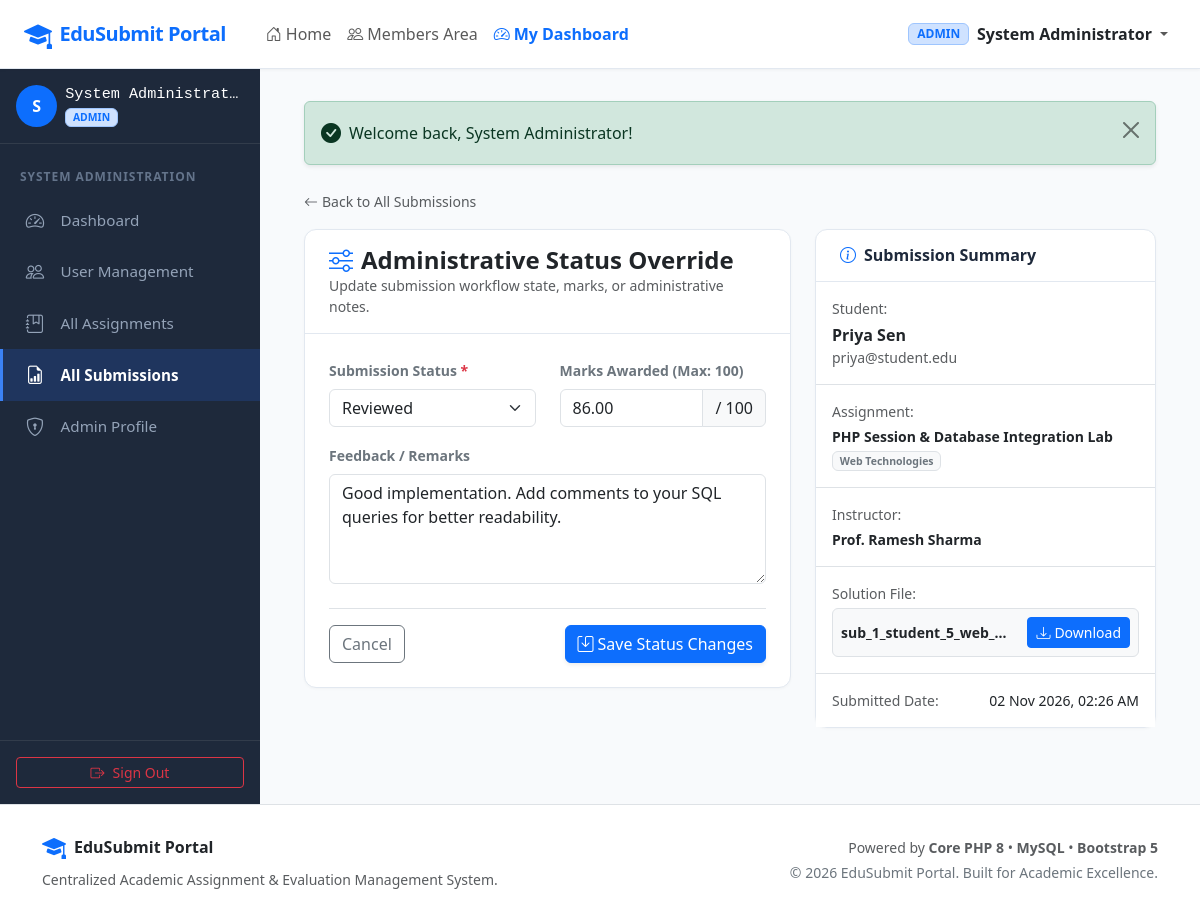
The page /admin/update_status.php?id=2 (signed in) on the database its author committed.
### tables this page shows
CREATE TABLE `submissions` (
  `id` INT UNSIGNED AUTO_INCREMENT PRIMARY KEY,
  `student_id` INT UNSIGNED NOT NULL,
  `assignment_id` INT UNSIGNED NOT NULL,
  `file` VARCHAR(255) NOT NULL,
  `student_notes` TEXT DEFAULT NULL,
  `submit_date` TIMESTAMP DEFAULT CURRENT_TIMESTAMP,
  `marks` DECIMAL(5,2) DEFAULT NULL,
  `feedback` TEXT DEFAULT NULL,
  `status` ENUM('Pending', 'Reviewed', 'Completed') NOT NULL DEFAULT 'Pending',
  `evaluated_at` DATETIME DEFAULT NULL,
  `evaluated_by` INT UNSIGNED DEFAULT NULL,
  `updated_at` TIMESTAMP DEFAULT CURRENT_TIMESTAMP ON UPDATE CURRENT_TIMESTAMP,
  INDEX `idx_submissions_status` (`status`),
  INDEX `idx_submissions_student` (`student_id`),
  INDEX `idx_submissions_assignment` (`assignment_id`),
  UNIQUE KEY `unique_student_assignment` (`student_id`, `assignment_id`),
  CONSTRAINT `fk_submissions_student`
    FOREIGN KEY (`student_id`)
    REFERENCES `users` (`id`)
    ON DELETE CASCADE
    ON UPDATE CASCADE,
  CONSTRAINT `fk_submissions_assignment`
    FOREIGN KEY (`assignment_id`)
    REFERENCES `assignments` (`id`)
    ON DELETE CASCADE
    ON UPDATE CASCADE,
  CONSTRAINT `fk_submissions_evaluator`
    FOREIGN KEY (`evaluated_by`)
    REFERENCES `users` (`id`)
    ON DELETE SET NULL
    ON UPDATE CASCADE
);

CREATE TABLE `assignments` (
  `id` INT UNSIGNED AUTO_INCREMENT PRIMARY KEY,
  `teacher_id` INT UNSIGNED NOT NULL,
  `title` VARCHAR(200) NOT NULL,
  `subject` VARCHAR(100) NOT NULL,
  `description` TEXT NOT NULL,
  `deadline` DATETIME NOT NULL,
  `file` VARCHAR(255) DEFAULT NULL,
  `max_marks` INT UNSIGNED NOT NULL DEFAULT 100,
  `created_at` TIMESTAMP DEFAULT CURRENT_TIMESTAMP,
  `updated_at` TIMESTAMP DEFAULT CURRENT_TIMESTAMP ON UPDATE CURRENT_TIMESTAMP,
  INDEX `idx_assignments_subject` (`subject`),
  INDEX `idx_assignments_deadline` (`deadline`),
  INDEX `idx_assignments_teacher` (`teacher_id`),
  CONSTRAINT `fk_assignments_teacher`
    FOREIGN KEY (`teacher_id`)
    REFERENCES `users` (`id`)
    ON DELETE CASCADE
    ON UPDATE CASCADE
);

CREATE TABLE `users` (
  `id` INT UNSIGNED AUTO_INCREMENT PRIMARY KEY,
  `name` VARCHAR(100) NOT NULL,
  `email` VARCHAR(150) NOT NULL UNIQUE,
  `password` VARCHAR(255) NOT NULL,
  `role` ENUM('admin', 'teacher', 'student') NOT NULL DEFAULT 'student',
  `phone` VARCHAR(20) DEFAULT NULL,
  `bio` TEXT DEFAULT NULL,
  `avatar` VARCHAR(255) DEFAULT NULL,
  `status` ENUM('active', 'inactive') NOT NULL DEFAULT 'active',
  `created_at` TIMESTAMP DEFAULT CURRENT_TIMESTAMP,
  `updated_at` TIMESTAMP DEFAULT CURRENT_TIMESTAMP ON UPDATE CURRENT_TIMESTAMP,
  INDEX `idx_users_role` (`role`),
  INDEX `idx_users_email` (`email`)
);

### admin/update_status.php (the view, shortened to what this page needs)
<?php
require_once __DIR__ . '/../config/config.php';
$submissionId = (int)($_GET['id'] ?? ($_POST['id'] ?? 0));
$pdo = getDBConnection();
$stmt = $pdo->prepare("
    SELECT s.*,
           u.name AS student_name,
           u.email AS student_email,
           a.title AS assignment_title,
           a.subject,
           a.max_marks,
           t.name AS teacher_name
    FROM submissions s
    JOIN assignments a ON s.assignment_id = a.id
    JOIN users u ON s.student_id = u.id
    JOIN users t ON a.teacher_id = t.id
    WHERE s.id = :id
    LIMIT 1
");
$stmt->execute(['id' => $submissionId]);
$sub = $stmt->fetch();
$status = $sub['status'];
$marks = $sub['marks'] ?? '';
$feedback = $sub['feedback'] ?? '';
require_once __DIR__ . '/../includes/header.php';
?>
<div class="dashboard-wrapper">
    <?php require_once __DIR__ . '/../includes/sidebar.php'; ?>
    <main class="main-content">
        <div class="container-fluid">
            <?php echo renderFlashMessages(); ?>
            <div class="mb-3">
                <a href="<?php echo BASE_URL; ?>/admin/submissions.php" class="text-decoration-none text-muted small">
                    <i class="bi bi-arrow-left me-1"></i>Back to All Submissions
                </a>
            </div>
            <div class="row g-4 justify-content-center">
                <div class="col-lg-7">
                    <div class="custom-card">
                        <div class="custom-card-header">
                            <div>
                                <h4 class="fw-bold text-dark mb-0"><i class="bi bi-sliders me-2 text-primary"></i>Administrative Status Override</h4>
                                <p class="text-muted small mb-0">Update submission workflow state, marks, or administrative notes.</p>
                            </div>
                        </div>
                        <div class="custom-card-body">
                            <form method="POST" action="<?php echo e($_SERVER['PHP_SELF']); ?>?id=<?php echo (int)$submissionId; ?>">
                                <div class="row mb-3">
                                    <div class="col-md-6">
                                        <label for="status" class="form-label small fw-semibold text-secondary">Submission Status <span class="text-danger">*</span></label>
                                        <select class="form-select" id="status" name="status" required>
                                            <option value="Reviewed" <?php echo $status === 'Reviewed' ? 'selected' : ''; ?>>Reviewed</option>
                                        </select>
                                    </div>
                                    <div class="col-md-6">
                                        <label for="marks" class="form-label small fw-semibold text-secondary">Marks Awarded (Max: <?php echo (int)$sub['max_marks']; ?>)</label>
                                        <div class="input-group">
                                            <input type="number" step="0.5" class="form-control" id="marks" name="marks" value="<?php echo e($marks); ?>" min="0" max="<?php echo (int)$sub['max_marks']; ?>" placeholder="Optional">
                                            <span class="input-group-text bg-light">/ <?php echo (int)$sub['max_marks']; ?></span>
                                        </div>
                                    </div>
                                </div>
                                <div class="mb-4">
                                    <label for="feedback" class="form-label small fw-semibold text-secondary">Feedback / Remarks</label>
                                    <textarea class="form-control" id="feedback" name="feedback" rows="4"><?php echo e($feedback); ?></textarea>
                                </div>
                                <div class="d-flex justify-content-between align-items-center border-top pt-3">
                                    <a href="<?php echo BASE_URL; ?>/admin/submissions.php" class="btn btn-outline-secondary">
                                        Cancel
                                    </a>
                                    <button type="submit" class="btn btn-primary shadow-sm">
                                        <i class="bi bi-save me-1"></i>Save Status Changes
                                    </button>
                                </div>
                            </form>
                        </div>
                    </div>
                </div>
                <div class="col-lg-5">
                    <div class="custom-card">
                        <div class="custom-card-header">
                            <h6 class="mb-0 fw-bold"><i class="bi bi-info-circle me-2 text-primary"></i>Submission Summary</h6>
                        </div>
                        <div class="custom-card-body p-0">
                            <ul class="list-group list-group-flush small">
                                <li class="list-group-item p-3">
                                    <span class="text-muted d-block mb-1">Student:</span>
                                    <strong class="fs-6 text-dark"><?php echo e($sub['student_name']); ?></strong>
                                    <div class="text-muted"><?php echo e($sub['student_email']); ?></div>
                                </li>
                                <li class="list-group-item p-3">
                                    <span class="text-muted d-block mb-1">Assignment:</span>
                                    <strong class="text-dark"><?php echo e($sub['assignment_title']); ?></strong>
                                    <div class="badge bg-light text-secondary border mt-1"><?php echo e($sub['subject']); ?></div>
                                </li>
                                <li class="list-group-item p-3">
                                    <span class="text-muted d-block mb-1">Instructor:</span>
                                    <span class="fw-semibold"><?php echo e($sub['teacher_name']); ?></span>
                                </li>
                                <li class="list-group-item p-3">
                                    <span class="text-muted d-block mb-1">Solution File:</span>
                                    <div class="p-2 border rounded bg-light d-flex align-items-center justify-content-between">
                                        <span class="text-truncate fw-semibold" style="max-width: 170px;"><?php echo e(basename($sub['file'])); ?></span>
                                        <a href="<?php echo BASE_URL; ?>/download.php?type=submission&id=<?php echo (int)$sub['id']; ?>" class="btn btn-sm btn-primary">
                                            <i class="bi bi-download me-1"></i>Download
                                        </a>
                                    </div>
                                </li>
                                <li class="list-group-item d-flex justify-content-between p-3">
                                    <span class="text-muted">Submitted Date:</span>
                                    <span><?php echo formatDate($sub['submit_date']); ?></span>
                                </li>
                            </ul>
                        </div>
                    </div>
                </div>
            </div>
        </div>
    </main>
</div>
<?php require_once __DIR__ . '/../includes/footer.php'; ?>

### assets/css/style.css (style rules this page uses)
:root { --primary-color: #2563eb; --primary-hover: #1d4ed8; --secondary-color: #475569; --dark-bg: #0f172a; --sidebar-bg: #1e293b; --sidebar-active: #3b82f6; --content-bg: #f8fafc; --card-border: #e2e8f0; }
body { background-color: var(--content-bg); font-family: 'Segoe UI', system-ui, -apple-system, sans-serif; color: #1e293b; min-height: 100vh; display: flex; flex-direction: column; }
.dashboard-wrapper { display: flex; flex: 1; min-height: calc(100vh - 65px); }
.main-content { flex: 1; padding: 2rem; overflow-y: auto; background-color: var(--content-bg); }
.custom-card { background: #ffffff; border-radius: 12px; border: 1px solid var(--card-border); box-shadow: 0 1px 3px rgba(0,0,0,0.03); margin-bottom: 1.5rem; }
.custom-card-header { background-color: transparent; border-bottom: 1px solid var(--card-border); padding: 1rem 1.5rem; display: flex; align-items: center; justify-content: space-between; }
.custom-card-body { padding: 1.5rem; }

### rows shown on the page
submissions: status "Reviewed", assignment.max_marks "100", marks "86.00", feedback "Good implementation. Add comments to your SQL queries for better readability.", student.name "Priya Sen", student.email "priya@student.edu", assignment.title "PHP Session & Database Integration Lab", assignment.subject "Web Technologies", evaluated_by.name "Prof. Ramesh Sharma", file "sub_1_student_5_web_…", submit_date "02 Nov 2026, 02:26 AM"

### other values the page prints
APP_NAME "EduSubmit Portal"
$user['role'] "ADMIN"
$user['name'] "System Administrator"
substr($user['name'] ?? 'U', 0, 1) "S"
$user['name'] "System Administrat…"
$role "ADMIN"
